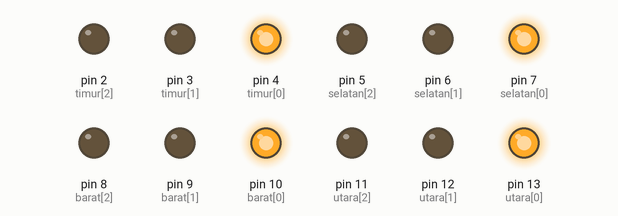
The sketch below on a simulated Arduino Uno, built with avr-gcc and run on an emulated ATmega328P. Shown: output pins drawn as LEDs (lit = HIGH).

Above: at 0.1 s.
At 3.15 s:
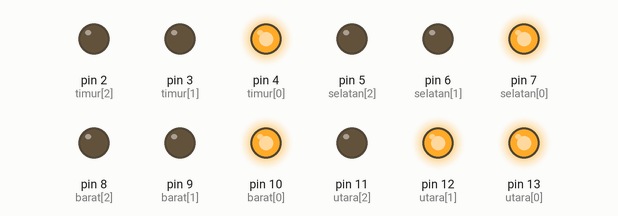
At 5.4 s:
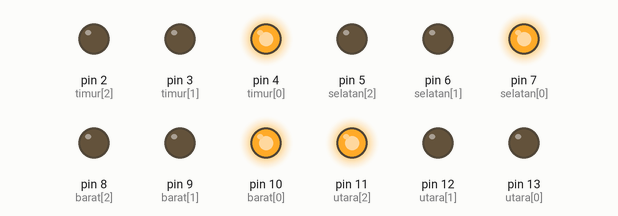
At 15.5 s:
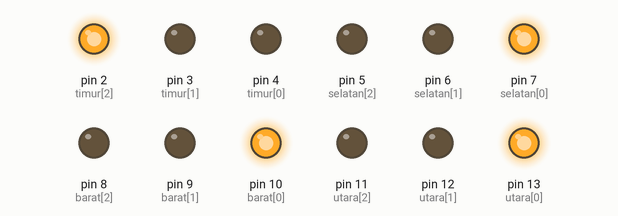
At 25.6 s:
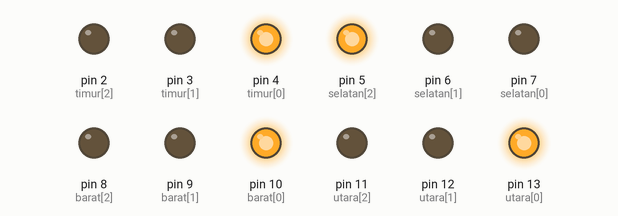
At 35.7 s:
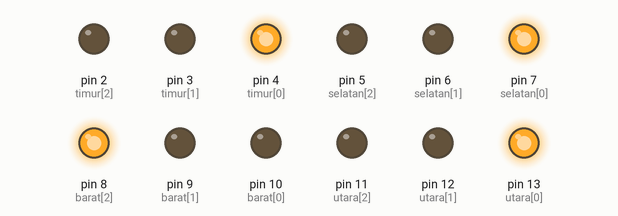
Timing chart, 0 to 37.2 s (numbered marks = the images above):
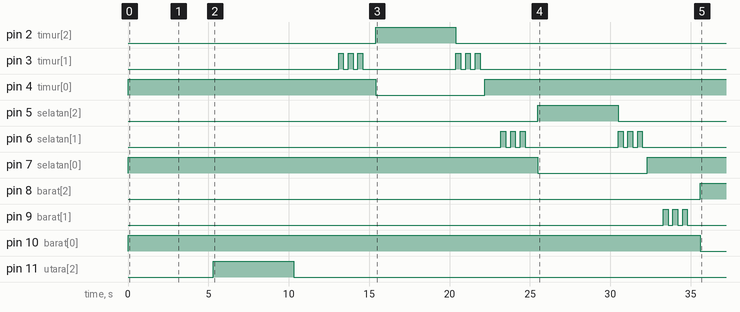

The sketch:

lampuu1.ino
```cpp
int utara[]   = {13,12,11};
int barat[]   = {10,9,8};
int selatan[] = {7,6,5};
int timur[]   = {4,3,2};

void setup() {
  for (int i = 0; i < 3; i++) {
    pinMode(utara[i], OUTPUT);
    pinMode(timur[i], OUTPUT);
    pinMode(selatan[i], OUTPUT);
    pinMode(barat[i], OUTPUT);
  }
  semuaMerah();
  delay(2000);
}

void semuaMerah() {
  int* arah[] = {utara, timur, selatan, barat};
  for (int i = 0; i < 4; i++) {
    digitalWrite(arah[i][0], HIGH); // merah ON
    digitalWrite(arah[i][1], LOW);  // kuning OFF
    digitalWrite(arah[i][2], LOW);  // hijau OFF
  }
}

void lampuKedip(int lampuKuning) {
  for (int i = 0; i < 3; i++) {
    digitalWrite(lampuKuning, HIGH);
    delay(300);
    digitalWrite(lampuKuning, LOW);
    delay(300);
  }
}

void lampuBagian(int signal[]) {
  semuaMerah();
  delay(1000);

  lampuKedip(signal[1]); // aba-aba kuning sebelum hijau
  delay(500);

  digitalWrite(signal[0], LOW);  // merah OFF
  digitalWrite(signal[2], HIGH); // hijau ON
  delay(5000);

  digitalWrite(signal[2], LOW);  // hijau OFF
  lampuKedip(signal[1]);         // kuning penutup

  digitalWrite(signal[0], HIGH); // merah ON
}

void loop() {
  lampuBagian(utara);
  lampuBagian(timur);
  lampuBagian(selatan);
  lampuBagian(barat);
}
```

Measured:
- by itself, pin 2 (timur[2]): LOW → HIGH at 15.4 s, → LOW 5.0 s later
- by itself, pin 3 (timur[1]): LOW → HIGH at 13.1 s, → LOW 0.30 s later, → HIGH 0.30 s later, → LOW 0.30 s later, … (12 changes in this stretch)
- by itself, pin 4 (timur[0]): HIGH → LOW at 15.4 s, → HIGH 6.8 s later
- by itself, pin 5 (selatan[2]): LOW → HIGH at 25.5 s, → LOW 5.0 s later
- by itself, pin 6 (selatan[1]): LOW → HIGH at 23.2 s, → LOW 0.30 s later, → HIGH 0.30 s later, → LOW 0.30 s later, … (12 changes in this stretch)
- by itself, pin 7 (selatan[0]): HIGH → LOW at 25.5 s, → HIGH 6.8 s later
- by itself, pin 8 (barat[2]): LOW → HIGH at 35.6 s
- by itself, pin 9 (barat[1]): LOW → HIGH at 33.3 s, → LOW 0.30 s later, → HIGH 0.30 s later, → LOW 0.30 s later, … (6 changes in this stretch)
